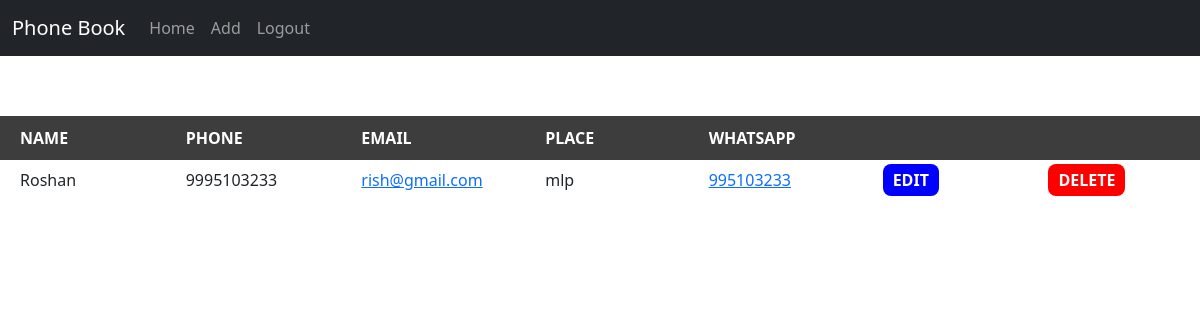
Page /home (signed in) on the committed database.
### app/models.py (models this page shows)
class Phonebook(models.Model):
    user=models.ForeignKey(User,on_delete=models.CASCADE)
    name=models.TextField()
    phone=models.TextField()
    email=models.EmailField()
    place=models.TextField()
    whatsapp=models.TextField()

### app/views.py (the view)
# urls.py: path('home',views.home),
def home(req):
    if 'user' in req.session:
        user = User.objects.get(username=req.session['user'])
        name=user.first_name
        data = Phonebook.objects.filter(user=user).order_by('name')
        return render(req, 'home.html', {'data': data,'name':name})
    else:
        return redirect('book_login')

### templates/home.html (shortened to what this page needs)
<!DOCTYPE html>
<html lang="en">
<head>
    <link href="https://cdn.jsdelivr.net/npm/bootstrap@5.3.3/dist/css/bootstrap.min.css" rel="stylesheet">
</head>
<body>
    <nav class="navbar navbar-expand-sm navbar-dark bg-dark">
        <div class="container-fluid">
          <a class="navbar-brand" href="javascript:void(0)">Phone Book</a>
          <div class="collapse navbar-collapse" id="mynavbar">
            <ul class="navbar-nav me-auto">
              <li class="nav-item">
                <a class="nav-link" href="">Home</a>
              </li>
              <li class="nav-item">
                <a class="nav-link" href="add">Add</a>
              </li>
              <li class="nav-item">
                <a class="nav-link" href="book_logout">Logout</a>
              </li>
            </ul>
          </div>
        </div>
      </nav>
    <div class="main">
        <table>
            <tr>
                <th>NAME</th>
                <th>PHONE</th>
                <th>EMAIL</th>
                <th>PLACE</th>
                <th>WHATSAPP</th>
                <th></th>
                <th></th>
            </tr>
            {% for i in data %}
            <tr>
                <td>{{i.name}}</td>
                <td>{{i.phone}}</td>
                {% if i.email%}
                <td><a href="mailto:{{i.email}}">{{i.email}}</a></td>
                {% else %}
                <td>{{i.email}}</td>
                {% endif %}
                <td>{{i.place}}</td>
                {% if i.whatsapp%}
                <td><a href="https://wa.me/{{i.whatsapp}}">{{i.whatsapp}}</a></td>
                {% else %}
                <td>{{i.whatsapp}}</td>
                {% endif %}
                <td><a class="edit" href="edit/{{i.pk}}">EDIT</a></td>
                <td><a class="delete" href="delete/{{i.pk}}">DELETE</a></td>
            </tr>
            {% endfor %}
        </table>
    </div>
</body>
</html>

### templates/home.html (style rules this page uses)
th { width: 200px; background-color: rgb(62, 61, 61); color: white; padding: 10px 0; padding-left: 20px; }
td { height: 40px; padding-left: 20px; }
tr:nth-child(odd) { background-color: #D6EEEE; }
table { margin: auto; margin-top: 5%; }
.edit { background-color: blue; padding: 5px 10px; color: white; text-decoration: none; border-radius: 8px; font-weight: 700; }
.delete { background-color: red; padding: 5px 10px; color: white; text-decoration: none; border-radius: 8px; font-weight: 700; }

### rows in the picture
Phonebook: name "Roshan", phone "9995103233", email "rish@gmail.com", place "mlp", whatsapp "995103233"
